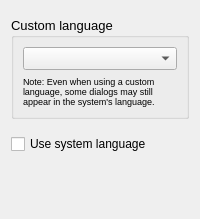
         <widget class="QWidget" name="tab_2">
          <attribute name="title">
           <string>Language</string>
          </attribute>
          <layout class="QVBoxLayout" name="verticalLayout_8">
           <property name="spacing">
            <number>15</number>
           </property>
           <property name="topMargin">
            <number>17</number>
           </property>
           <property name="bottomMargin">
            <number>15</number>
           </property>
           <item>
            <widget class="QGroupBox" name="groupBox">
             <property name="font">
              <font>
               <pointsize>10</pointsize>
              </font>
             </property>
             <property name="title">
              <string>Custom language</string>
             </property>
             <layout class="QVBoxLayout" name="verticalLayout_9">
              <item>
               <widget class="QComboBox" name="langComboBox"/>
              </item>
              <item>
               <widget class="QLabel" name="label_10">
                <property name="text">
                 <string>&lt;!DOCTYPE HTML PUBLIC &quot;-//W3C//DTD HTML 4.0//EN&quot; &quot;http://www.w3.org/TR/REC-html40/strict.dtd&quot;&gt;
&lt;html&gt;&lt;head&gt;&lt;meta name=&quot;qrichtext&quot; content=&quot;1&quot; /&gt;&lt;style type=&quot;text/css&quot;&gt;
p, li { white-space: pre-wrap; }
&lt;/style&gt;&lt;/head&gt;&lt;body style=&quot; font-family:'Arial'; font-size:10pt; font-weight:400; font-style:normal;&quot;&gt;
&lt;p style=&quot; margin-top:0px; margin-bottom:0px; margin-left:0px; margin-right:0px; -qt-block-indent:0; text-indent:0px;&quot;&gt;&lt;span style=&quot; font-size:7pt;&quot;&gt;Note: Even when using a custom language, some dialogs may still appear in the system's language.&lt;/span&gt;&lt;/p&gt;&lt;/body&gt;&lt;/html&gt;</string>
                </property>
                <property name="textFormat">
                 <enum>Qt::AutoText</enum>
                </property>
                <property name="wordWrap">
                 <bool>true</bool>
                </property>
               </widget>
              </item>
             </layout>
            </widget>
           </item>
           <item>
            <widget class="QCheckBox" name="systemLangCbox">
             <property name="text">
              <string>Use system language</string>
             </property>
            </widget>
           </item>
           <item>
            <spacer name="verticalSpacer_5">
             <property name="orientation">
              <enum>Qt::Vertical</enum>
             </property>
             <property name="sizeHint" stdset="0">
              <size>
               <width>20</width>
               <height>40</height>
              </size>
             </property>
            </spacer>
           </item>
          </layout>
         </widget>
